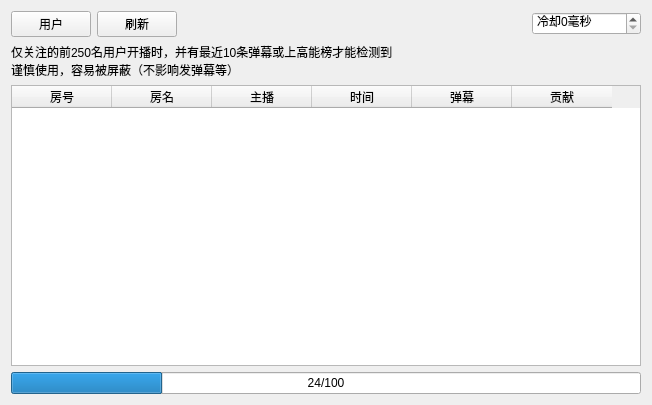
<?xml version="1.0" encoding="UTF-8"?>
<ui version="4.0">
 <class>CatchYouWidget</class>
 <widget class="QWidget" name="CatchYouWidget">
  <property name="geometry">
   <rect>
    <x>0</x>
    <y>0</y>
    <width>652</width>
    <height>405</height>
   </rect>
  </property>
  <property name="windowTitle">
   <string>跑骚抓人</string>
  </property>
  <layout class="QVBoxLayout" name="verticalLayout">
   <item>
    <layout class="QHBoxLayout" name="horizontalLayout">
     <item>
      <widget class="QPushButton" name="userButton">
       <property name="text">
        <string>用户</string>
       </property>
      </widget>
     </item>
     <item>
      <widget class="QPushButton" name="refreshButton">
       <property name="text">
        <string>刷新</string>
       </property>
      </widget>
     </item>
     <item>
      <spacer name="horizontalSpacer">
       <property name="orientation">
        <enum>Qt::Horizontal</enum>
       </property>
       <property name="sizeHint" stdset="0">
        <size>
         <width>40</width>
         <height>20</height>
        </size>
       </property>
      </spacer>
     </item>
     <item>
      <widget class="QSpinBox" name="cdSpin">
       <property name="toolTip">
        <string>&lt;html&gt;&lt;head/&gt;&lt;body&gt;&lt;p&gt;适当提高冷却值，避免被B站屏蔽&lt;/p&gt;&lt;/body&gt;&lt;/html&gt;</string>
       </property>
       <property name="suffix">
        <string>毫秒</string>
       </property>
       <property name="prefix">
        <string>冷却</string>
       </property>
       <property name="maximum">
        <number>60000</number>
       </property>
       <property name="singleStep">
        <number>250</number>
       </property>
      </widget>
     </item>
    </layout>
   </item>
   <item>
    <widget class="QLabel" name="label">
     <property name="text">
      <string>仅关注的前250名用户开播时，并有最近10条弹幕或上高能榜才能检测到
谨慎使用，容易被屏蔽（不影响发弹幕等）</string>
     </property>
    </widget>
   </item>
   <item>
    <widget class="QTableWidget" name="tableWidget">
     <property name="contextMenuPolicy">
      <enum>Qt::CustomContextMenu</enum>
     </property>
     <column>
      <property name="text">
       <string>房号</string>
      </property>
     </column>
     <column>
      <property name="text">
       <string>房名</string>
      </property>
     </column>
     <column>
      <property name="text">
       <string>主播</string>
      </property>
     </column>
     <column>
      <property name="text">
       <string>时间</string>
      </property>
     </column>
     <column>
      <property name="text">
       <string>弹幕</string>
      </property>
     </column>
     <column>
      <property name="text">
       <string>贡献</string>
      </property>
     </column>
    </widget>
   </item>
   <item>
    <widget class="QProgressBar" name="progressBar">
     <property name="value">
      <number>24</number>
     </property>
     <property name="format">
      <string>%v/%m</string>
     </property>
    </widget>
   </item>
  </layout>
 </widget>
 <resources/>
 <connections/>
</ui>
